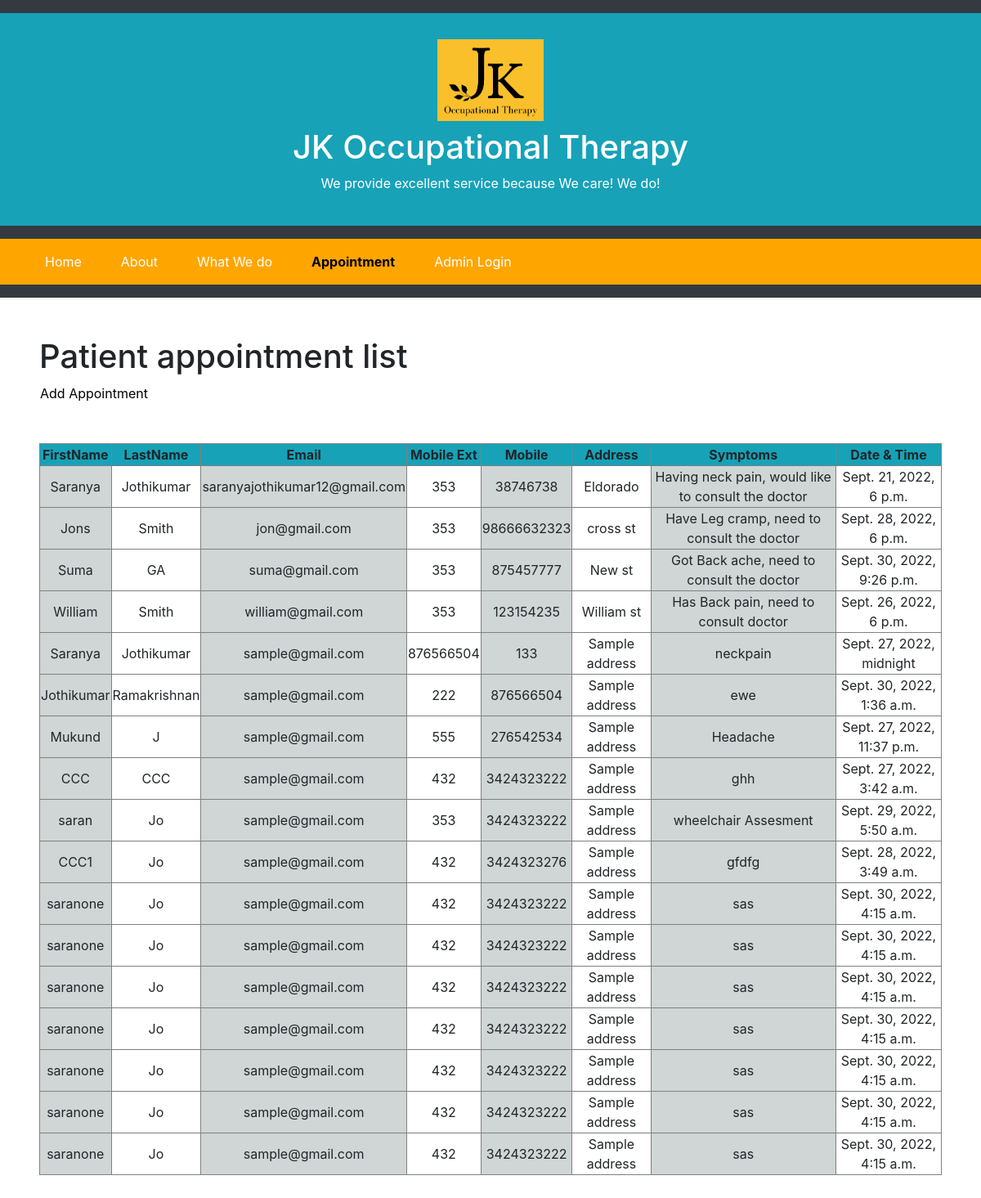
Page /list on the earlier database version.
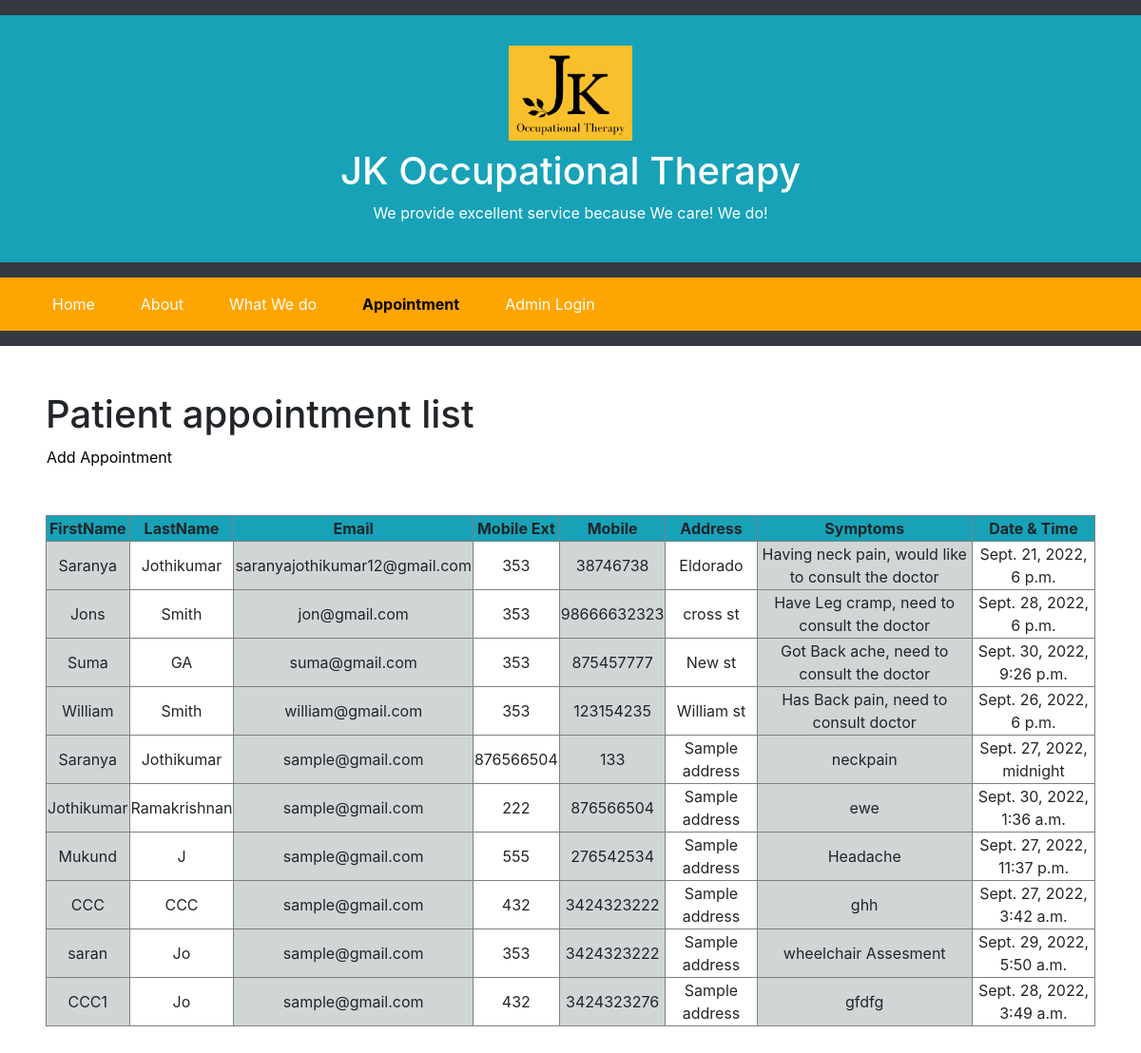
Same page on the later database version.
### adminMod/models.py (models this page shows, shortened)
class adminMod_appointment(models.Model):
    firstname = models.CharField(max_length=50, null=False, blank=False)
    lastname = models.CharField(max_length=50, null=False, blank=False)
    address = models.CharField(max_length=300, null=False,blank=False)
    email = models.CharField(max_length=100, null=False,blank=False)
    mobile_ext = models.CharField(max_length=5,null=False,blank=False)
    mobile = models.IntegerField(null=False,blank=False)
    complaint_description = models.TextField(max_length=500,null=False,blank=False)
    appointment_date_time = models.DateTimeField(max_length=50,null=False,blank=False)
    status = models.CharField(max_length=20,null=False,blank=False)

### adminMod/views.py (the view)
# urls.py: path('list', get_appointments, name='get_appointments'),
def get_appointments(request):
    appointments = adminMod_appointment.objects.all()
    context = {
        'appointments': appointments
    }
    return render(request, 'adminMod/admin_list.html', context)

### adminMod/templates/adminMod/admin_list.html (shortened to what this page needs)
{% load static %}
<!DOCTYPE html>
<html lang="en">
<head>
    <link rel="stylesheet" href="https://maxcdn.bootstrapcdn.com/bootstrap/4.2.1/css/bootstrap.min.css" type="text/css" />
    <link rel="stylesheet" href="https://use.fontawesome.com/releases/v5.0.10/css/all.css">
    <link rel="stylesheet" href="https://maxcdn.bootstrapcdn.com/bootstrap/4.2.1/css/bootstrap.min.css" type="text/css" />
    <link rel="stylesheet" href="https://maxcdn.bootstrapcdn.com/font-awesome/4.7.0/css/font-awesome.min.css" type="text/css" />
    <link rel="stylesheet" href="https://cdnjs.cloudflare.com/ajax/libs/hover.css/2.1.1/css/hover-min.css" type="text/css" />
    <link rel="stylesheet" href="https://stackpath.bootstrapcdn.com/bootstrap/4.4.1/css/bootstrap.min.css"
>
</head>
<body>
<header>
    <div class="navbar navbar-expand-lg bg-dark navbar-dark"></div>
    <div class="p-4 bg-info text-white text-center">
        <img class="my-2 center" style="height: 100px;" src="{% static 'images/jk_logo.png' %}"/>
        <h1>JK Occupational Therapy</h1>
        <p>We provide excellent service because We care! We do!</p>
      </div>
      <div class="navbar navbar-expand-lg bg-dark navbar-dark"></div>
      <nav class="navbar navbar-expand-lg navbar-dark" style="background-color: orange;">
        <div class="container-fluid">
          <ul class="navbar-nav">
            <li class="nav-item">
              <a class="nav-link hvr-sweep-to-bottom ml-3 mr-3" style="color:  white;" href="/home"> Home</a>
            </li>
            <li class="nav-item">
              <a class="nav-link hvr-sweep-to-bottom ml-3 mr-3" style="color:  white;" href="/about">About</a>
            </li>
            <li class="nav-item">
              <a class="nav-link hvr-sweep-to-bottom ml-3 mr-3" style="color:  white;" href="/what_we_do">What We do</a>
            </li>
            <li class="nav-item active">
              <a class="nav-link hvr-sweep-to-bottom ml-3 mr-3 active hvr-sweep-to-bottom ml-3 mr-3" style="color: black;" href="/appointment "><strong>Appointment </strong></a>
            </li>
            <li class="nav-item">
                <a class="nav-link hvr-sweep-to-bottom ml-3 mr-3" style="color: white;" href="/admin_login">Admin Login</a>
              </li>
          </ul>
        </div>
      </nav>
      <div class="navbar navbar-expand-lg bg-dark navbar-dark"></div>
    <h1 class="ml-5 mt-5">Patient appointment list</h1>
    <table>
        <tr>
            <td>
                <a class="ml-5 mt-5" style="color: #000;" href="/add"> Add Appointment </a>
            </td>
        </tr>
    </table>
    <table border="1" class="m-5" >
        <tr style="table-layout: 1px; border-collapse">
            <td class="text-center bg-info" > <strong>FirstName</strong> </td>
            <td class="text-center bg-info" ><strong>LastName</strong></td>
            <td class="text-center bg-info" ><strong>Email</strong></td>
            <td class="text-center bg-info" ><strong>Mobile Ext</strong></td>
            <td class="text-center bg-info" ><strong>Mobile</strong></td>
            <td class="text-center bg-info" ><strong>Address</strong></td>
            <td class="text-center bg-info" ><strong>Symptoms</strong></td>
            <td class="text-center bg-info" ><strong>Date & Time</strong></td>
        </tr>
        {% for appointment in appointments %}
            <tr>
                <td  class="text-center"  style="background-color: #d0d5d5;" >{{ appointment.firstname }}   </td>
                <td class="text-center" >{{ appointment.lastname }}</td>
                <td style=" background-color: #d0d5d5;" class="text-center">{{ appointment.email }}</td>
                <td class="text-center">{{ appointment.mobile_ext }}</td>
                <td style=" background-color: #d0d5d5;" class="text-center">{{ appointment.mobile }}</td>
                <td class="text-center">{{ appointment.address }}</td>
                <td style=" background-color: #d0d5d5;" class="text-center">{{ appointment.complaint_description }}</td>
                <td class="text-center">{{ appointment.appointment_date_time }}</td>
            </tr>
        {% endfor %}
    </table>
</body>
</html>

Differences in the rows shown:
removed adminMod_appointment: firstname "saranone", lastname "Jo", email "sample@gmail.com", mobile_ext "432", mobile "3424323222", address "Sample address", complaint_description "sas", appointment_date_time "Sept. 30, 2022, 4:15 a.m."
removed adminMod_appointment: firstname "saranone", lastname "Jo", email "sample@gmail.com", mobile_ext "432", mobile "3424323222", address "Sample address", complaint_description "sas", appointment_date_time "Sept. 30, 2022, 4:15 a.m."
removed adminMod_appointment: firstname "saranone", lastname "Jo", email "sample@gmail.com", mobile_ext "432", mobile "3424323222", address "Sample address", complaint_description "sas", appointment_date_time "Sept. 30, 2022, 4:15 a.m."
removed adminMod_appointment: firstname "saranone", lastname "Jo", email "sample@gmail.com", mobile_ext "432", mobile "3424323222", address "Sample address", complaint_description "sas", appointment_date_time "Sept. 30, 2022, 4:15 a.m."
removed adminMod_appointment: firstname "saranone", lastname "Jo", email "sample@gmail.com", mobile_ext "432", mobile "3424323222", address "Sample address", complaint_description "sas", appointment_date_time "Sept. 30, 2022, 4:15 a.m."
removed adminMod_appointment: firstname "saranone", lastname "Jo", email "sample@gmail.com", mobile_ext "432", mobile "3424323222", address "Sample address", complaint_description "sas", appointment_date_time "Sept. 30, 2022, 4:15 a.m."
removed adminMod_appointment: firstname "saranone", lastname "Jo", email "sample@gmail.com", mobile_ext "432", mobile "3424323222", address "Sample address", complaint_description "sas", appointment_date_time "Sept. 30, 2022, 4:15 a.m."
